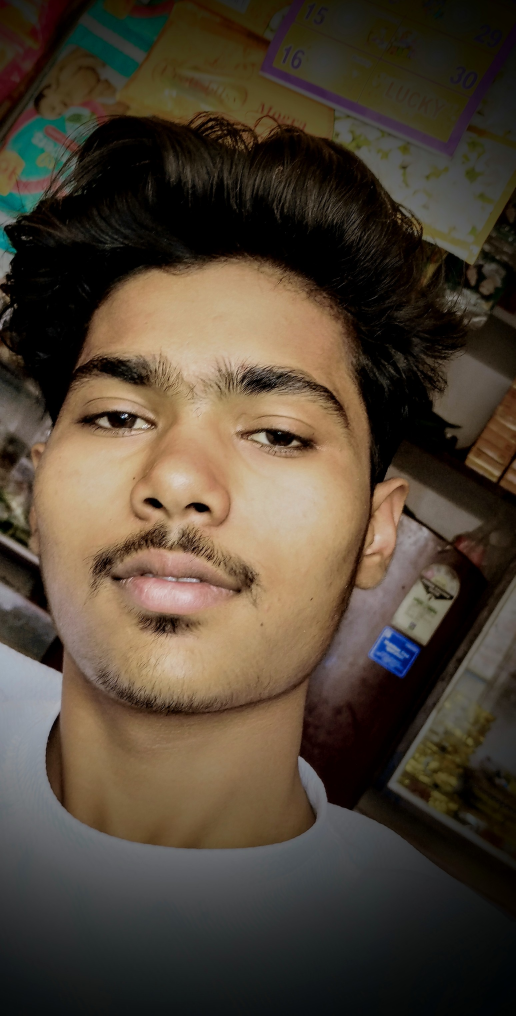
#> input picture img.jpg, 1547 x 3046 px (shown at 1/3 size)
$ python ImgBlurFilter.py
#> lines starting #> are read from the running program, lines starting #| are printed output that depends on the picture
import cv2
img=cv2.imread('img.jpg')
#> img is the input picture: shape (3046, 1547, 3); mean B, G, R 53.7, 67.8, 79.8
# () is allways odd
# 0 is sigmaX
# sigma is used to calculate kernel
# if sigma is 0 then it is calculated from kernel size
aspect_ratio=img.shape[1]/img.shape[0]
#> aspect_ratio = 0.508
img=cv2.resize(img,(600,int(600/aspect_ratio)))
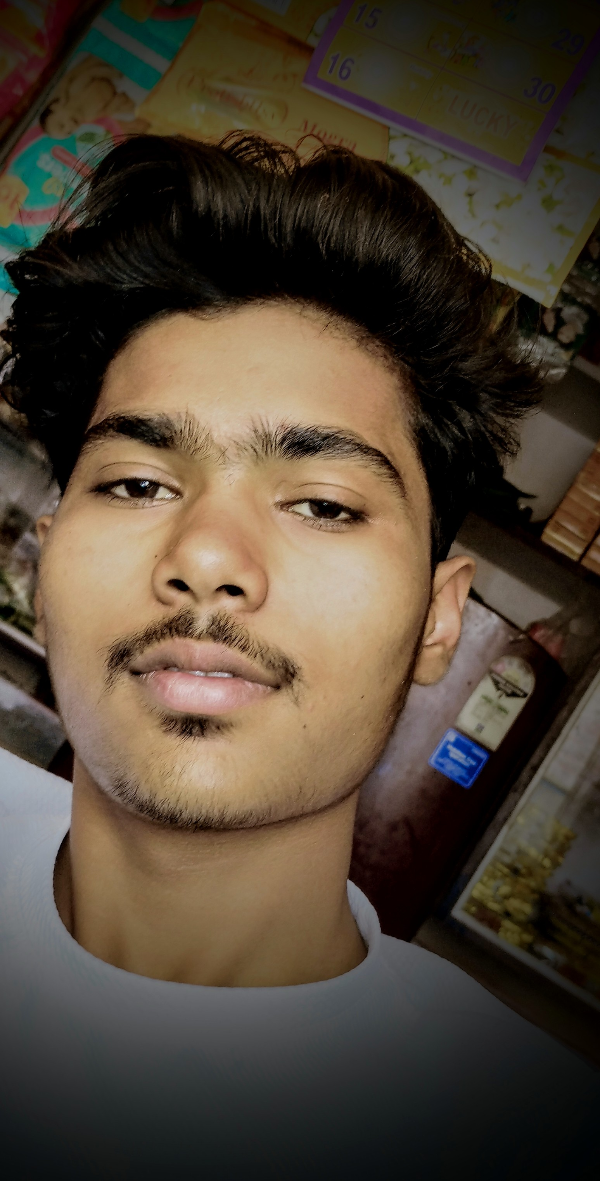
#> img: shape (1181, 600, 3); mean B, G, R 53.6, 67.7, 79.7
# average blur

gblur=cv2.GaussianBlur(img,(9,9),3)
cv2.imshow('Original',img)
cv2.imshow('Gaussian Blurred',gblur)
cv2.waitKey(0)
cv2.destroyAllWindows()
cv2.imwrite('gblur.jpg',gblur)

# median blur
# it is very effective in removing salt and pepper noise
mblur=cv2.medianBlur(img,9)
cv2.imshow('Median Blurred',mblur)
cv2.waitKey(0)
cv2.destroyAllWindows()
cv2.imwrite('mblur.jpg',mblur)

# bilateral filter
# it is very effective in removing noise while keeping edges sharp
bfilter=cv2.bilateralFilter(img,9,75,75)
cv2.imshow('Bilateral Filtered',bfilter)
cv2.waitKey(0)
cv2.destroyAllWindows()
cv2.imwrite('bfilter.jpg',bfilter)

# parameters
# d: Diameter of each pixel neighborhood that is used during filtering.
# If it is non-positive, it is computed from sigmaSpace.
# sigmaColor: Filter sigma in color space. A larger value of the parameter means that
# farther colors within the pixel neighborhood (see sigmaSpace) will be mixed together,
# resulting in larger areas of semi-equal color.
# sigmaSpace: Filter sigma in coordinate space. A larger value of the parameter means that
# farther pixels will influence each other as long as their colors are close enough
# (see sigmaColor). When d>0, it specifies the neighborhood size regardless of sigmaSpace.
# Otherwise, d is proportional to sigmaSpace.
# Note: For a color image, the filtering is applied to each channel
# independently, but the neighborhood is selected based on Euclidean
# distance in the color space.
